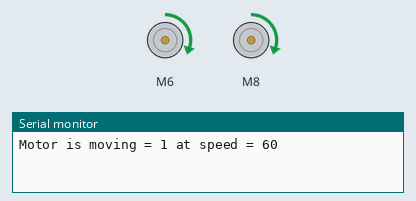
This sketch was run on a simulated Arduino Uno, built with avr-gcc and run on an emulated ATmega328P. On the bench: 2 × DC motor (green arrow = forward, orange = backward, longer = faster), the last lines printed to the serial monitor.

Above: at 1.5 s.
At 7.5 s:
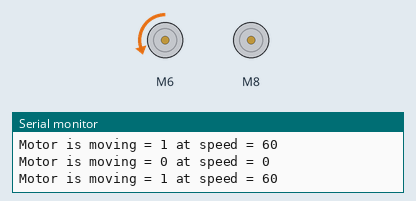
At 10.5 s:
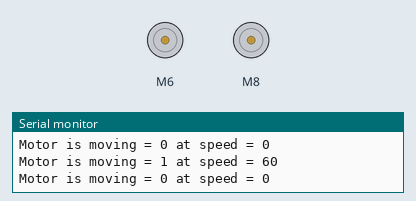
Timing chart, 0 to 15.6 s (numbered marks = the images above):
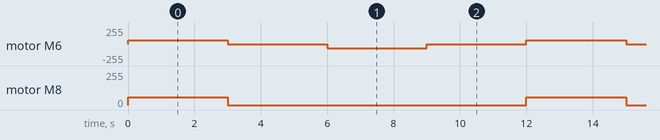

The sketch:

L298N-TEST_Two_motors_with_Library.ino
```cpp
/*
Author  : Andrea Lombardo
Site    : https://www.lombardoandrea.com
Source  : https://github.com/AndreaLombardo/L298N/

Here you can see how to work in a common configuration.

Speed range go from 0 to 255, default is 100.
Use setSpeed(speed) to change.

Sometimes at lower speed motors seems not running.
It's normal, may depends by motor and power supply.

Wiring schema in file "L298N - Schema_with_EN_pin.png"
*/

// Include the library
#include <L298N.h>

// Pin definition
const unsigned int IN1 = 6;
const unsigned int IN2 = 7;
const unsigned int EN = 11;
// Pin definition
const unsigned int IN3 = 8;
const unsigned int IN4 = 9;
const unsigned int EN1 = 10;

// Create one motor instance
L298N motorA(EN, IN1, IN2);
L298N motorB(EN1, IN3, IN4);

void setup()
{
  // Used to display information
  Serial.begin(9600);

  // Wait for Serial Monitor to be opened
  while (!Serial)
  {
    //do nothing
  }

  // Set initial speed
  motorA.setSpeed(60);
  motorB.setSpeed(60);
}

void loop()
{

  // Tell the motor to go forward (may depend by your wiring)
  motorA.forward();
  motorB.forward();

  // Alternative method:
  // motor.run(L298N::FORWARD);

  //print the motor status in the serial monitor
  printSomeInfo();

  delay(3000);

  // Stop
  motorA.stop();
  motorB.stop();

  // Alternative method:
  // motor.run(L298N::STOP);

  printSomeInfo();

  // Change speed
  //motor.setSpeed(60);

  delay(3000);

  // Tell the motor to go back (may depend by your wiring)
  motorA.backward();

  // Alternative method:
  // motor.run(L298N::BACKWARD);

  printSomeInfo();

  motorA.setSpeed(60);

  delay(3000);

  // Stop
  motorA.stop();

  printSomeInfo();

  delay(3000);
}

/*
Print some informations in Serial Monitor
*/
void printSomeInfo()
{
  Serial.print("Motor is moving = ");
  Serial.print(motorA.isMoving());
  Serial.print(" at speed = ");
  Serial.println(motorA.getSpeed());
}
```

Measured:
- by itself, motor M6: repeats every 12.0 s: stopped 3.0 s, backward 60/255 3.0 s, stopped 3.0 s, forward 60/255 3.0 s
- by itself, motor M8: alternates forward 60/255 for 3.0 s and stopped for 9.0 s
